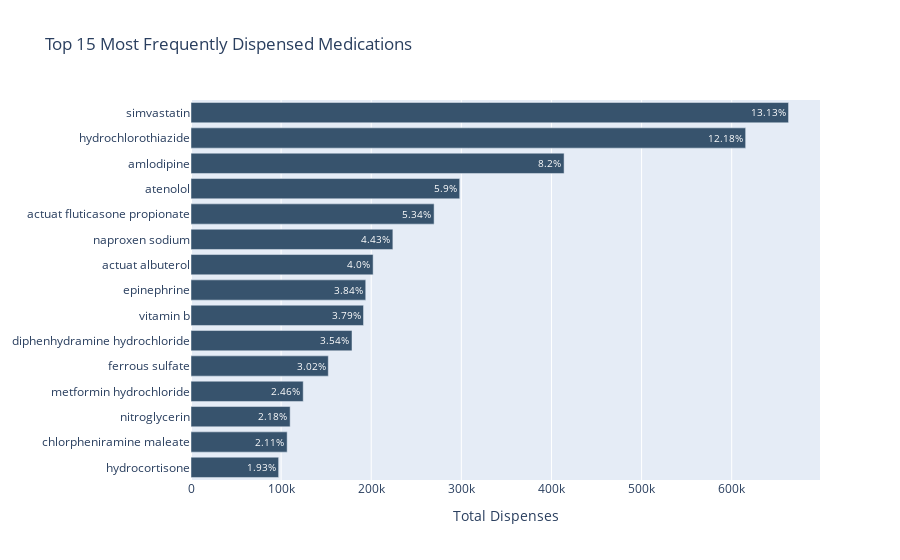

Notebook code for this chart:
### Code cell
N=15

cts = (meds[['keywd', 'DISPENSES']].groupby(by='keywd').sum()
       .reset_index())
keywds = cts['keywd'].tolist()
cts.index=keywds
cts = simplify_cats(cts, N, 'DISPENSES').reset_index()
cts['pct'] = [dec_to_pct(val / sum(cts['DISPENSES'])) for val in cts['DISPENSES']]
cts = cts[cts['new_cat'] != 'Other']

cts = cts.sort_values(by='DISPENSES', ascending=True)
fig = go.Figure(go.Bar(x=cts['DISPENSES'], y=cts['new_cat'], orientation='h', text=cts['pct'], textposition='auto'))
fig.update_layout(title_text='Top {} Most Frequently Dispensed Medications'.format(N), 
                 xaxis_title = 'Total Dispenses')
fig.update_traces(marker_color='rgb(55,83,109)')
fig.show()

### Figure 1 — Plotly figure (JSON) as saved in the notebook; plotly's stock layout.template omitted (floating-point values rounded to 4 significant figures)
{"data": [{"marker": {"color": "rgb(55,83,109)"}, "orientation": "h", "text": ["1.93%", "2.11%", "2.18%", "2.46%", "3.02%", "3.54%", "3.79%", "3.84%", "4.0%", "4.43%", "5.34%", "5.9%", "8.2%", "12.18%", "13.13%"], "textposition": "auto", "type": "bar", "x": [97252, 106708, 110022, 124523, 152357, 178659, 191444, 193901, 202102, 224006, 269771, 298196, 414015, 615492, 663089], "y": ["hydrocortisone", "chlorpheniramine maleate", "nitroglycerin", "metformin hydrochloride", "ferrous sulfate", "diphenhydramine hydrochloride", "vitamin b", "epinephrine", "actuat albuterol", "naproxen sodium", "actuat fluticasone propionate", "atenolol", "amlodipine", "hydrochlorothiazide", "simvastatin"]}], "layout": {"title": {"text": "Top 15 Most Frequently Dispensed Medications"}, "xaxis": {"title": {"text": "Total Dispenses"}}}}
